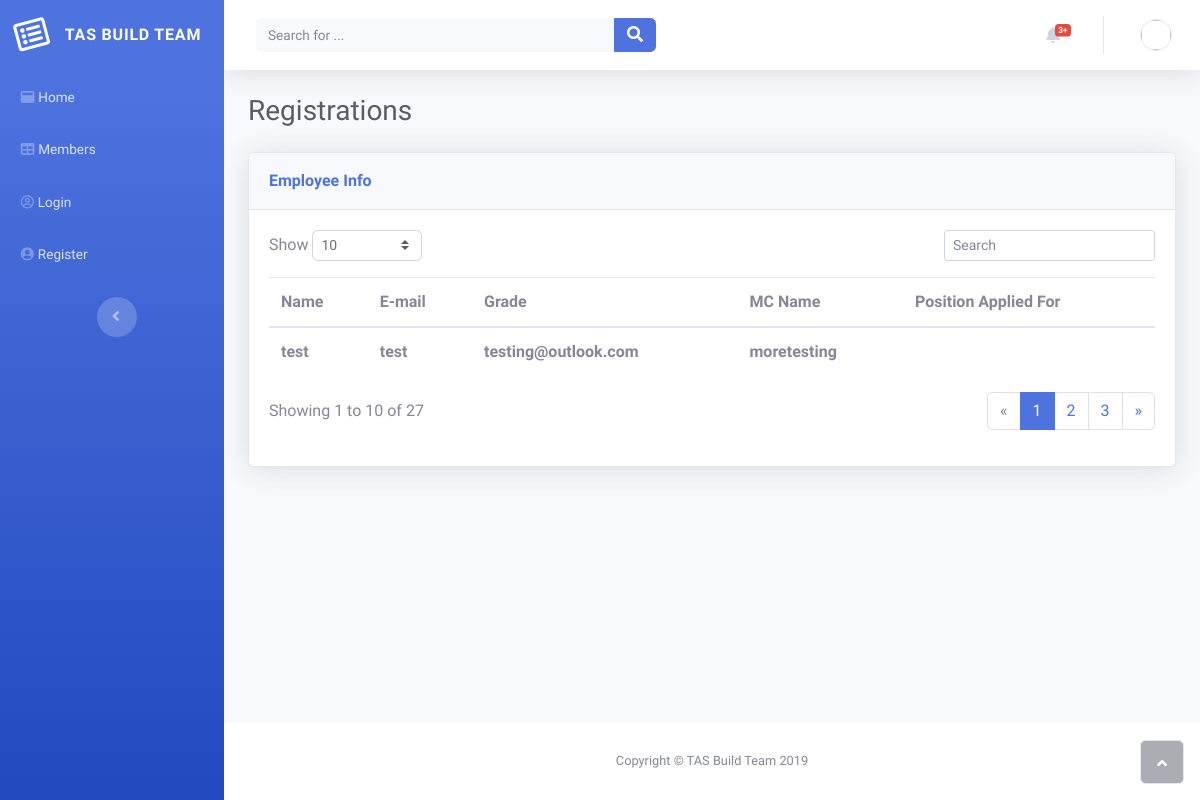
The page /registrations on the database its author committed.
### tables this page shows
CREATE TABLE "rego" (
	"name"	TEXT,
	"position"	TEXT,
	"email"	TEXT,
	"mc_username"	TEXT
);

### app.py (the view)
@app.route('/registrations')
def registrationslist():
    sql = "SELECT * FROM rego"
    conn = create_connection(DATABASE)
    cur = conn.cursor()
    cur.execute(sql,)
    members = cur.fetchall()
    return render_template(registrations, m=members)

### app.py (called while the page is built)
def create_connection(db_file):
    conn = None
    try:
        conn = sqlite3.connect(db_file)
    except Exception as e:
        print(e)
    return conn

### templates/registrations.html (shortened to what this page needs)
<!DOCTYPE html>
<html>
<head>
    <link rel="stylesheet" href="../static/assets/bootstrap/css/bootstrap.min.css">
    <link rel="stylesheet" href="../static/assets/fonts/fontawesome-all.min.css">
</head>
<body id="page-top">
    <div id="wrapper">
        <nav class="navbar navbar-dark align-items-start sidebar sidebar-dark accordion bg-gradient-primary p-0">
            <div class="container-fluid d-flex flex-column p-0">
                <a class="navbar-brand d-flex justify-content-center align-items-center sidebar-brand m-0" href="#">
                    <div class="sidebar-brand-icon rotate-n-15"><i class="far fa-list-alt"></i></div>
                    <div class="sidebar-brand-text mx-3"><span>TAS Build Team</span></div>
                </a>
                <ul class="nav navbar-nav text-light" id="accordionSidebar">
                    <li class="nav-item" role="presentation"><a class="nav-link" href="/"><i class="fas fa-window-maximize"></i><span>Home</span></a></li>
                    <li class="nav-item" role="presentation"><a class="nav-link" href="/members"><i class="fas fa-table"></i><span>Members</span></a></li>
                    <li class="nav-item" role="presentation"><a class="nav-link" href="/login"><i class="far fa-user-circle"></i><span>Login</span></a></li>
                    <li class="nav-item" role="presentation"><a class="nav-link" href="/register"><i class="fas fa-user-circle"></i><span>Register</span></a></li>
                </ul>
                <div class="text-center d-none d-md-inline"><button class="btn rounded-circle border-0" id="sidebarToggle" type="button"></button></div>
            </div>
        </nav>
        <div class="d-flex flex-column" id="content-wrapper">
            <div id="content">
                <nav class="navbar navbar-light navbar-expand bg-white shadow mb-4 topbar /static-top">
                    <div class="container-fluid"><button class="btn btn-link d-md-none rounded-circle mr-3" id="sidebarToggleTop" type="button"></button>
                        <form class="form-inline d-none d-sm-inline-block mr-auto ml-md-3 my-2 my-md-0 mw-100 navbar-search">
                            <div class="input-group"><input class="bg-light form-control border-0 small" type="text" placeholder="Search for ...">
                                <div class="input-group-append"><button class="btn btn-primary py-0" type="button"><i class="fas fa-search"></i></button></div>
                            </div>
                        </form>
                        <ul class="nav navbar-nav flex-nowrap ml-auto">
                            <li class="nav-item dropdown no-arrow mx-1" role="presentation">
                                <div class="nav-item dropdown no-arrow"><a class="dropdown-toggle nav-link" data-toggle="dropdown" aria-expanded="false" href="#"><span class="badge badge-danger badge-counter">3+</span><i class="fas fa-bell fa-fw"></i></a>
                                </div>
                            </li>
                            <li class="nav-item dropdown no-arrow" role="presentation">
                                <div class="nav-item dropdown no-arrow"><a class="dropdown-toggle nav-link" data-toggle="dropdown" aria-expanded="false" href="#"><img class="border rounded-circle img-profile"></a>
                                </div>
                            </li>
                        </ul>
                    </div>
                </nav>
                <div class="container-fluid">
                    <h3 class="text-dark mb-4">Registrations</h3>
                    <div class="card shadow">
                        <div class="card-header py-3">
                            <p class="text-primary m-0 font-weight-bold">Employee Info</p>
                        </div>
                        <div class="card-body">
                            <div class="row">
                                <div class="col-md-6 text-nowrap">
                                    <div id="dataTable_length" class="dataTables_length" aria-controls="dataTable"><label>Show&nbsp;<select class="form-control form-control-sm custom-select custom-select-sm"><option value="10" selected="">10</option><option value="25">25</option><option value="50">50</option><option value="100">100</option></select>&nbsp;</label></div>
                                </div>
                                <div class="col-md-6">
                                    <div class="text-md-right dataTables_filter" id="dataTable_filter"><label><input type="search" class="form-control form-control-sm" aria-controls="dataTable" placeholder="Search"></label></div>
                                </div>
                            </div>
                            <div class="table-responsive table mt-2" id="dataTable" role="grid" aria-describedby="dataTable_info">
                                <table class="table dataTable my-0" id="dataTable">
                                    <thead>
                                        <tr>
                                            <th>Name</th>
                                            <th>E-mail</th>
                                            <th>Grade</th>
                                            <th>MC Name</th>
                                            <th>Position Applied For</th>
                                        </tr>
                                    </thead>
                                    <tbody>
                                        {% for member in m %}
                                        <tr>
                                            <th>{{member[0]}}</th>
                                            <th>{{member[1]}}</th>
                                            <th>{{member[2]}}</th>
                                            <th>{{member[3]}}</th>
                                            <th>{{member[4]}}</th>
                                        </tr>
                                        {% endfor %}
                                    </tbody>
                                </table>
                            </div>
                            <div class="row">
                                <div class="col-md-6 align-self-center">
                                    <p id="dataTable_info" class="dataTables_info" role="status" aria-live="polite">Showing 1 to 10 of 27</p>
                                </div>
                                <div class="col-md-6">
                                    <nav class="d-lg-flex justify-content-lg-end dataTables_paginate paging_simple_numbers">
                                        <ul class="pagination">
                                            <li class="page-item disabled"><a class="page-link" href="#" aria-label="Previous"><span aria-hidden="true">«</span></a></li>
                                            <li class="page-item active"><a class="page-link" href="#">1</a></li>
                                            <li class="page-item"><a class="page-link" href="#">2</a></li>
                                            <li class="page-item"><a class="page-link" href="#">3</a></li>
                                            <li class="page-item"><a class="page-link" href="#" aria-label="Next"><span aria-hidden="true">»</span></a></li>
                                        </ul>
                                    </nav>
                                </div>
                            </div>
                        </div>
                    </div>
                </div>
            </div>
            <footer class="bg-white sticky-footer">
                <div class="container my-auto">
                    <div class="text-center my-auto copyright"><span>Copyright © TAS Build Team 2019</span></div>
                </div>
            </footer>
        </div><a class="border rounded d-inline scroll-to-top" href="#page-top"><i class="fas fa-angle-up"></i></a></div>
</body>
</html>

### rows shown on the page
rego: name "test", position "test", email "testing@outlook.com", mc_username "moretesting"
